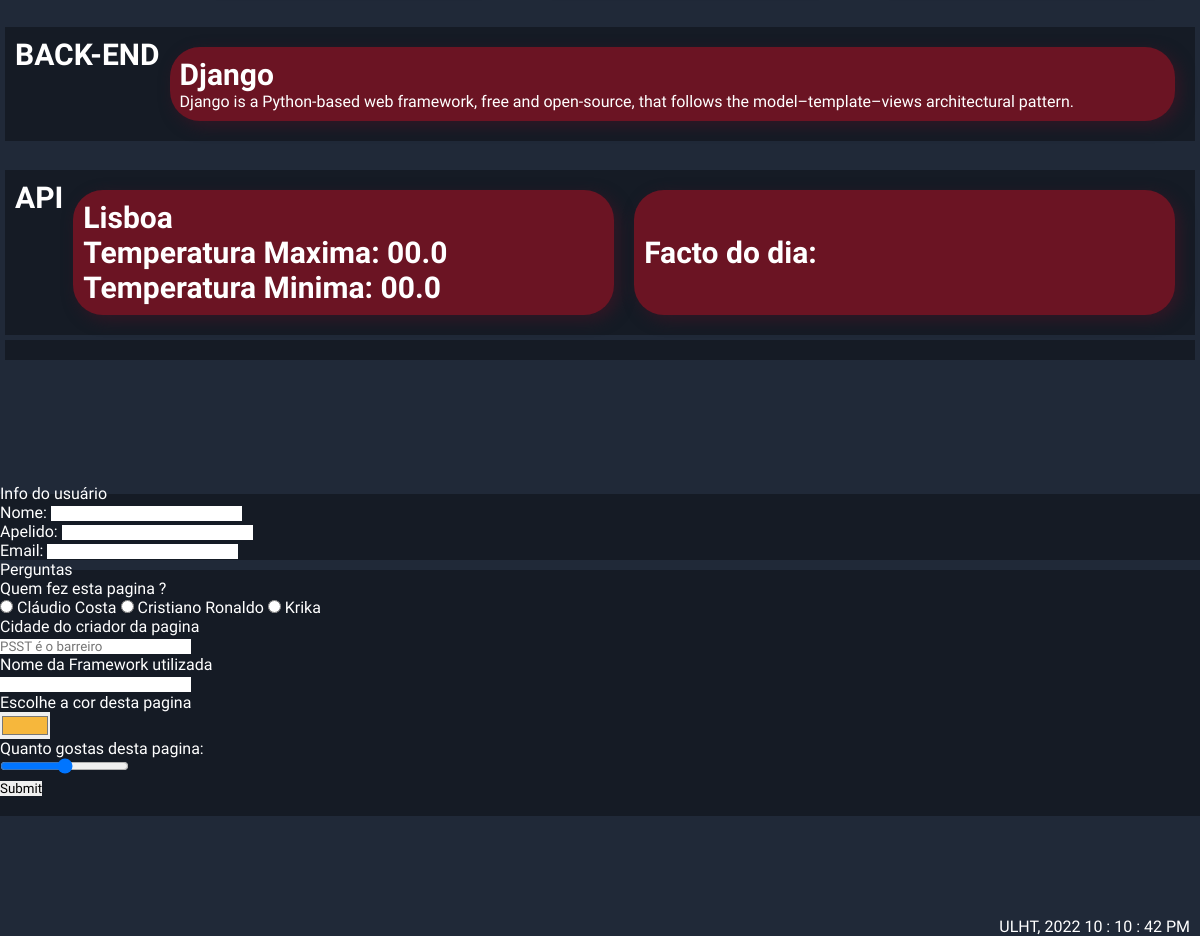
Before: /quizz (lower part) with the older database file.
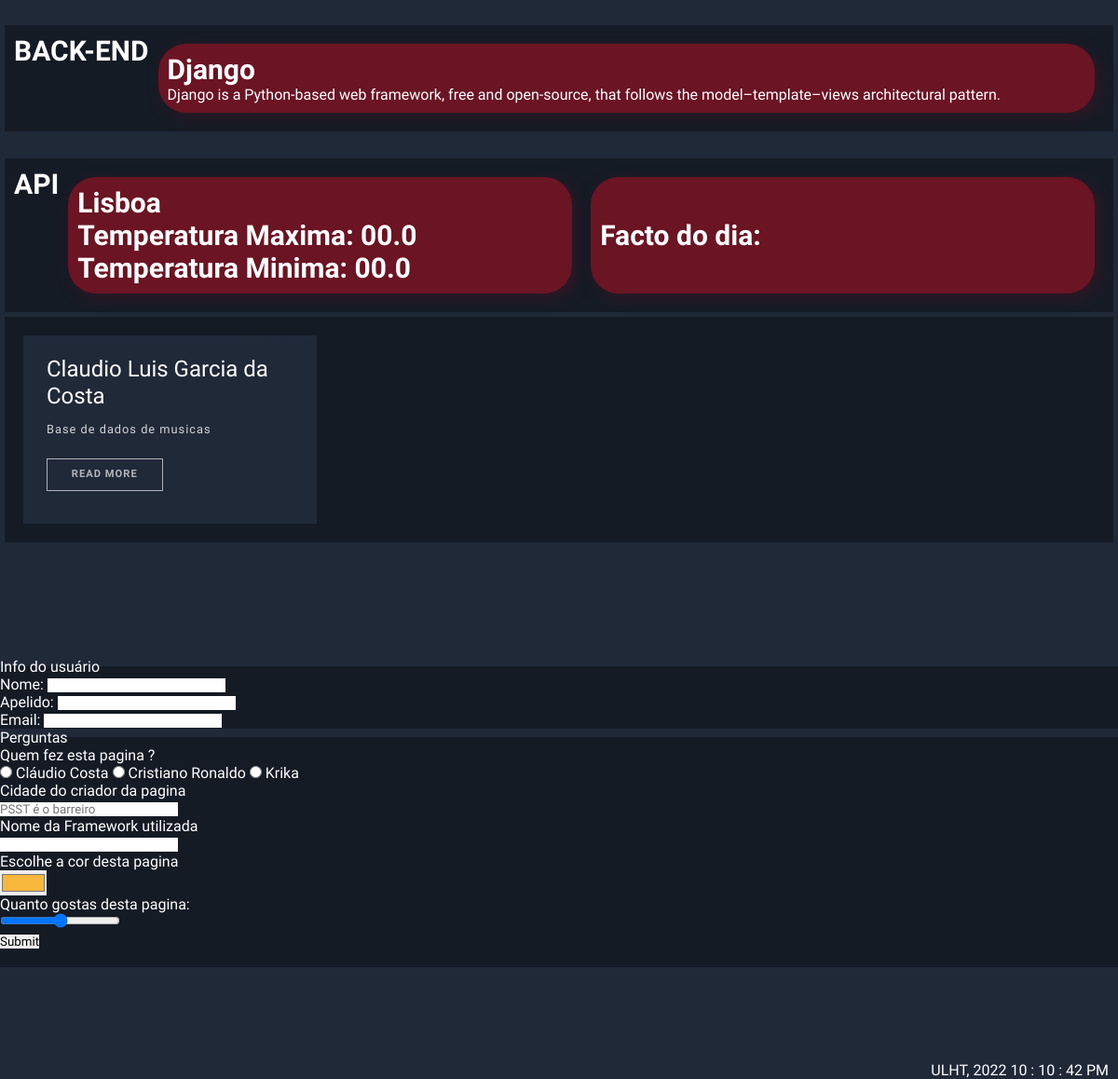
After: the same page with the newer database file.
### portfolio/models.py (models this page shows, shortened)
class News(models.Model):
    name = models.CharField(max_length=50)
    description = models.CharField(max_length=300)
    date = models.DateField(auto_now_add=False, auto_now=False, null=True, blank=True)
    image_url = models.URLField()
    link = models.URLField()

### portfolio/views.py (the view)
# urls.py: path('quizz', views.view_quizz, name='quizz'),
def view_quizz(request):
    quizz = Quizz.objects.all()
    news = News.objects.all()
    context = {'quizz': quizz,
    'news':news}
    if request.method == 'POST':
        n = request.POST.get('user_fname')
        a = request.POST.get('user_lname')
        p = calculate_quizz(request)
        r = Quizz(name=n, surname=a, points=p)
        r.save()
    return render(request, 'portfolio/quizz.html',context)

### portfolio/templates/portfolio/quizz.html (shortened to what this page needs)
{% extends 'portfolio/layout.html' %}
{% block extrahead %}
{% load static %}
<link rel="stylesheet" href="{% static 'portfolio/css/quizz.css' %}">
<link rel="stylesheet" href="{% static 'portfolio/css/subject_box.css' %}">
<link rel="stylesheet" href="{% static 'portfolio/css/news.css' %}">
{% endblock %}
{% block main %}
<br>
<div class="subjects-box">
    <h1>BACK-END</h1>
    <div>
        <h1>Django</h1>
        <p id="Django">
            Django is a Python-based web framework, free and open-source, that follows the model–template–views
            architectural pattern.
        </p>
    </div>
</div>
<br>
<div class="subjects-box">
    <h1>API</h1>
    <div>
        <h1>Lisboa</h1>
        <h1>Temperatura Maxima: <span id="max_temp">00.0</span></h1>
        <h1>Temperatura Minima: <span id="min_temp">00.0</span></h1>
    </div>
    <div>
        <h1>Facto do dia:
        </h1>
    </div>
</div>
<div class="subjects-box2">
    {% for new in news %}
    <figure class="snip1347">
        <div class="date">{{new.date}}</div>
        <figcaption>
            <h2>{{new.name}}</h2>
            <p>{{new.description}}</p>
            <a href={{new.link}} class="read-more">Read More</a>
        </figcaption>
    </figure>
    {% endfor %}
</div>
<div style="margin-bottom: 100px ;">
    <br id="quizz">
</div>
<form method="POST" action="quizz">
    <fieldset>
        <legend>Info do usuário</legend>
        <p>Nome: <input type="text" id="user_fname" name="user_fname" required></p>
        <p>Apelido: <input type="text" id="user_lname" name="user_lname" required></p>
        <p>Email: <input type="text" id="email" name="email" required></p>
    </fieldset>
    <fieldset>
        <legend>Perguntas</legend>
        <p>Quem fez esta pagina ?<br>
            <input type="radio" id="claudio" name="creator_name" value="claudio">
            <label for="claudio">Cláudio Costa</label>
            <input type="radio" id="cristiano" name="creator_name" value="cristiano">
            <label for="cristiano">Cristiano Ronaldo</label>
            <input type="radio" id="krika" name="creator_name" value="krika">
            <label for="krika">Krika</label>
        </p>
        <fieldset>
            <label for="date">Cidade do criador da pagina</label><br>
            <input type="text" id="cname" placeholder="PSST é o barreiro"><br>
            <label for="framework">Nome da Framework utilizada</label><br>
            <input type="text" id="framework" name="framework"><br>
            <label for="page_color">Escolhe a cor desta pagina</label><br>
            <input type="color" id="page_color" name="page_color" value="#f6b73c"><br>
            <label for="barra">Quanto gostas desta pagina:</label><br>
            <input type="range" id="barra" name="barra" min="0" max="10"><br>
            <input type="submit" value="Submit">
        </fieldset>
</form>
<br>
{% if quizz is null %}
{% load static %}
{% endif %}
{% endblock %}

Changed rows visible on the page:
added News: name "Claudio Luis Garcia da Costa", description "Base de dados de musicas"
